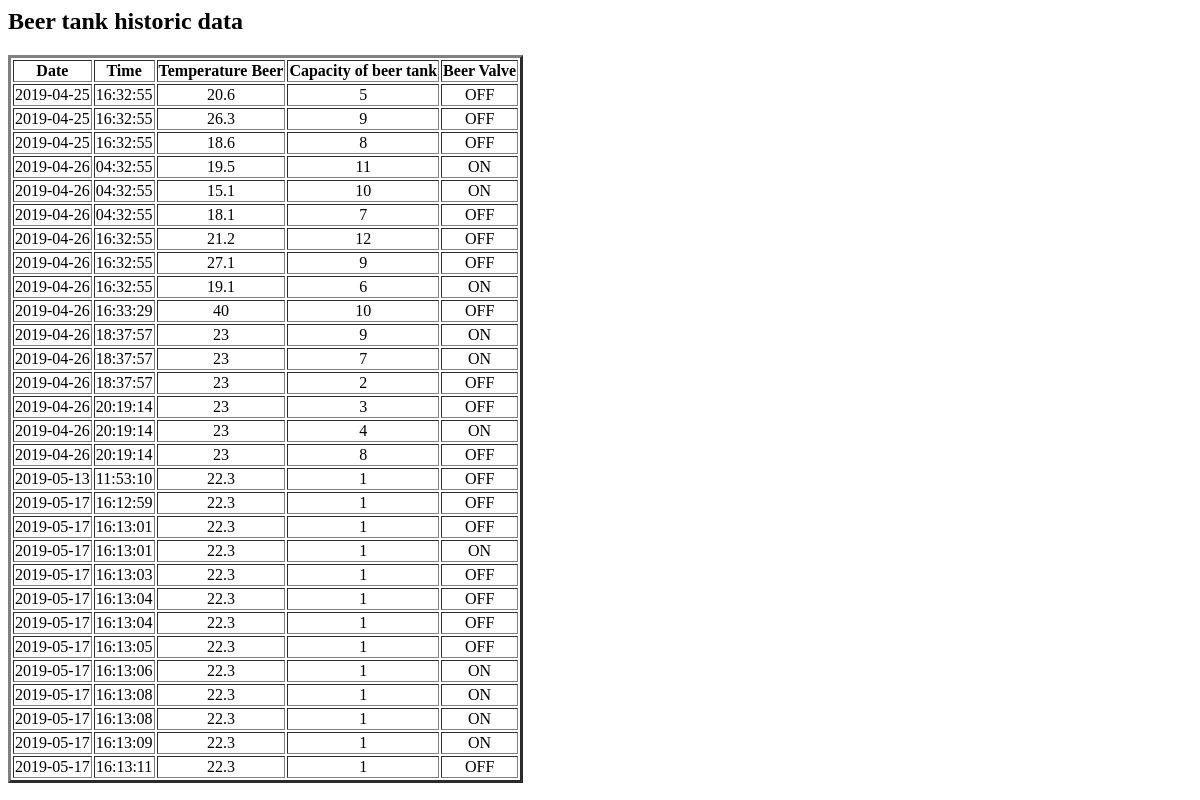
The app's page /btank, older data.
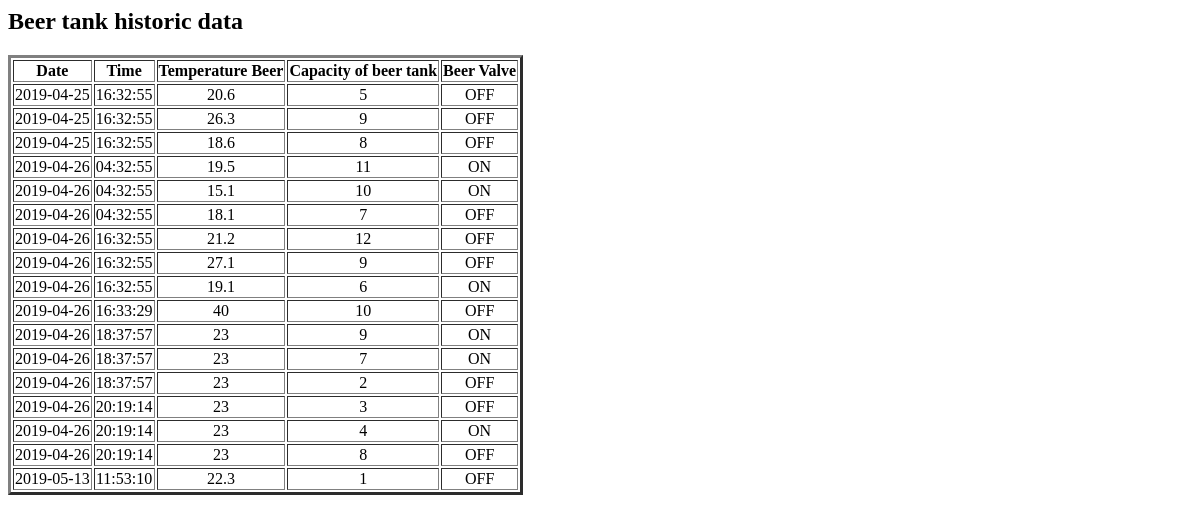
The same page, newer data.
### tables this page shows
CREATE TABLE "sensors" (
	`tdate`	DATE,
	`ttime`	TIME,
	`tempferm`	NUMERIC,
	`tempbeer`	NUMERIC,
	`capferm`	NUMERIC,
	`capbeer`	NUMERIC,
	`mixer`	TEXT,
	`heater`	TEXT,
	`valferm`	TEXT,
	`valbeer`	TEXT
);

### selec_temps.py (the view)
@app.route('/btank')
def Taula_beer():
	conn = sqlite3.connect('lleidabeer.db')
	print("Opened database successfully")
	llista =[]
	cursor = conn.execute("SELECT tdate,ttime,tempbeer,capbeer,valbeer from sensors")
	for row in cursor:
	   llista.append(row)
	print("Operation done successfully")
	conn.close()
	return  render_template("beerhistoric.html",llista=llista)

### templates/beerhistoric.html (shortened to what this page needs)
<html>
  <head>
  </head>
  <body>
    <h2>Beer tank historic data</h2>
    <table border="3">
      <tr align="center">
	<th>Date</th>
	<th>Time</th>
	<th>Temperature Beer</th>
	<th>Capacity of beer tank</th>
	<th>Beer Valve</th>
      </tr>
	{% for row in llista %}
          <tr align="center">
	  {% for cell in row %}
	    <td> {{cell}} </td>
	  {% endfor %}
	  </tr>
	{% endfor %}
    </table>
  </body>
</html>

Row changes from the older to the newer data that the page shows:
removed sensors: tdate "2019-05-17", ttime "16:12:59", tempbeer "22.3", row "1", valbeer "OFF"
removed sensors: tdate "2019-05-17", ttime "16:13:01", tempbeer "22.3", row "1", valbeer "OFF"
removed sensors: tdate "2019-05-17", ttime "16:13:01", tempbeer "22.3", row "1", valbeer "ON"
removed sensors: tdate "2019-05-17", ttime "16:13:03", tempbeer "22.3", row "1", valbeer "OFF"
removed sensors: tdate "2019-05-17", ttime "16:13:04", tempbeer "22.3", row "1", valbeer "OFF"
removed sensors: tdate "2019-05-17", ttime "16:13:04", tempbeer "22.3", row "1", valbeer "OFF"
removed sensors: tdate "2019-05-17", ttime "16:13:05", tempbeer "22.3", row "1", valbeer "OFF"
removed sensors: tdate "2019-05-17", ttime "16:13:06", tempbeer "22.3", row "1", valbeer "ON"
removed sensors: tdate "2019-05-17", ttime "16:13:08", tempbeer "22.3", row "1", valbeer "ON"
removed sensors: tdate "2019-05-17", ttime "16:13:08", tempbeer "22.3", row "1", valbeer "ON"
removed sensors: tdate "2019-05-17", ttime "16:13:09", tempbeer "22.3", row "1", valbeer "ON"
removed sensors: tdate "2019-05-17", ttime "16:13:11", tempbeer "22.3", row "1", valbeer "OFF"
